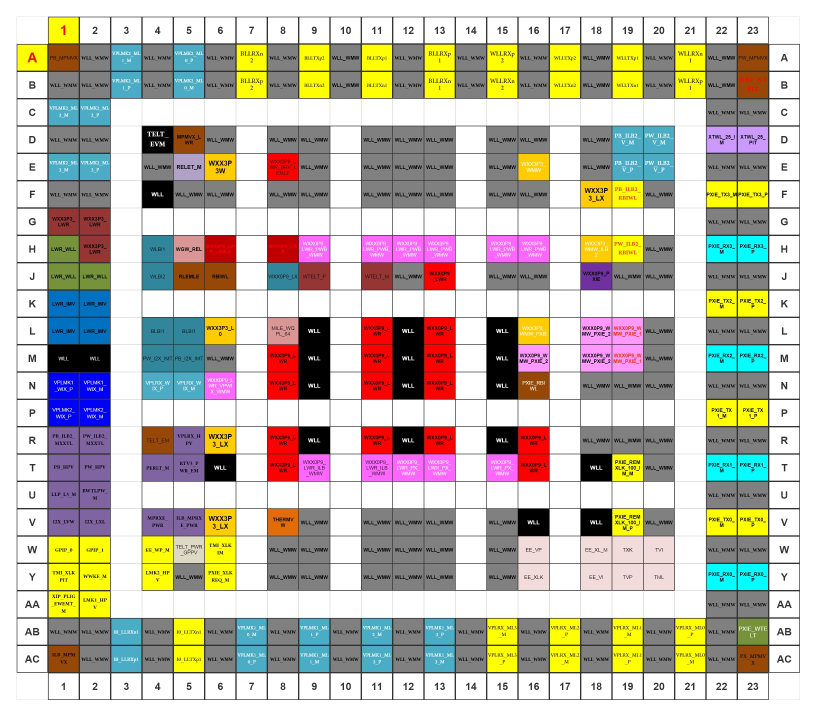
#> input picture 初賽/image_data/FPK_04.jpg, 2450 x 2150 px, found by its file name (shown at 1/3 size)
$ python Done04.py
#> lines starting #> are read from the running program, lines starting #| are printed output that depends on the picture; after the words box and inside, x2 and y2 are one past the last pixel; in counts of white or black regions, pixels touching at a corner belong together
#!/usr/bin/env python
# coding: utf-8
import numpy as np
import pytesseract
import os
import cv2
import matplotlib.pyplot as plt
from PIL import Image,ImageDraw
from collections import defaultdict
import time
from openpyxl import Workbook

tStart = time.time()
pytesseract.pytesseract.tesseract_cmd = '.\Tesseract-OCR\\tesseract.exe'

print("Start!! it will not show the output\n")
im = Image.open("./FPK_04.jpg")
#> im is the input picture: PIL image 2450x2150 RGB; mean R, G, B 191.5, 186.2, 173.5
path = "./cut04/"
if os.path.isdir(path):
    command = "rmdir /s /q \"%s\""
    command = command % path
    result = os.system(command)
os.mkdir(path)

index_x=[]
for i in range(0,23+2):
    index_x.append(str(i))

index_y = ['index1','A','B','C','D','E','F','G','H','J','K','L','M','N','P','R','T','U','V','W',
           'Y','AA','AB','AC','index2']

def box_cut(left, upper, right, lower):
    region = im.crop((left, upper, right, lower))
    return region

def box_ranges_from_array(lis,a,b):

    if lis[b]-lis[a] == 1:
        return False
    else:
        return True
def cutpic():
    image_color = cv2.imread("./FPK_04.jpg")
    im_h ,im_w,color_channel = image_color.shape
#> im_h = 2150; im_w = 2450; color_channel = 3
    image = cv2.cvtColor(image_color, cv2.COLOR_BGR2GRAY)
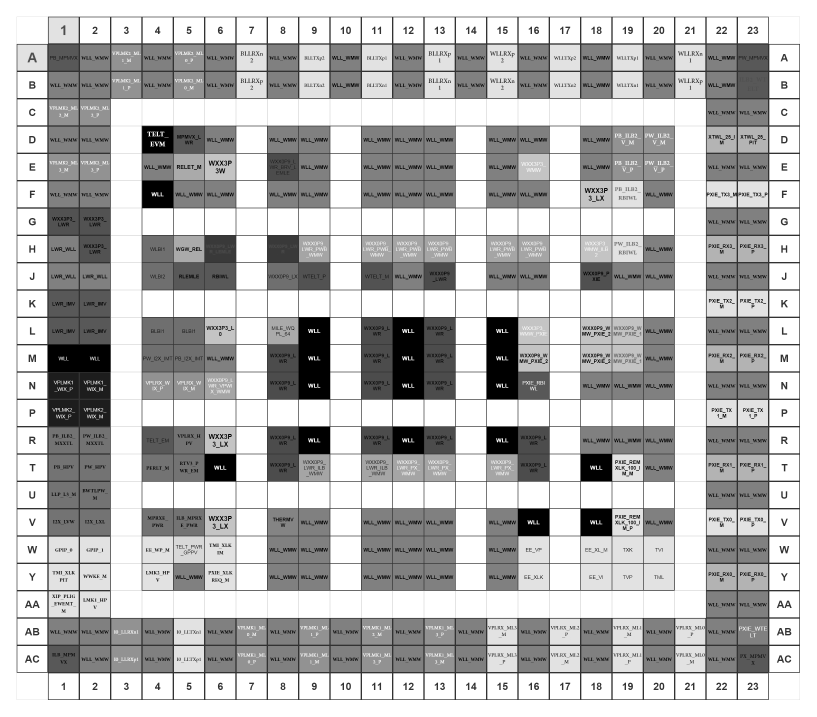
#> image: shape (2150, 2450) (shown at 1/3 size); min 0, max 255, mean 186.3
    adaptive_threshold = cv2.adaptiveThreshold(
        image,
        255,
        cv2.ADAPTIVE_THRESH_GAUSSIAN_C,
        cv2.THRESH_BINARY_INV, 11, 2)
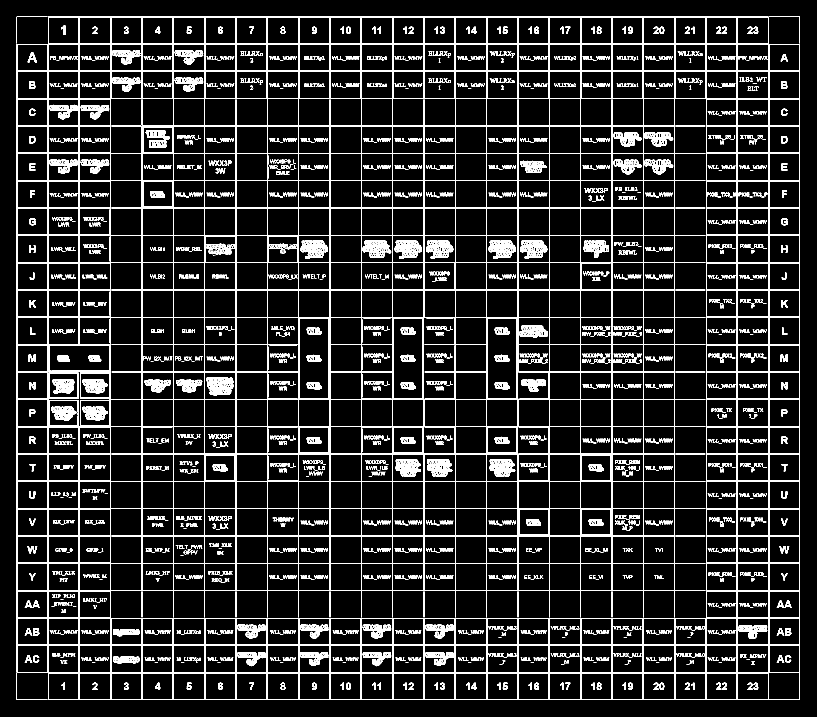
#> adaptive_threshold: shape (2150, 2450) (shown at 1/3 size); 10.2% white; 2573 white regions (450 under 20 px), largest, box (x1, y1, x2, y2) and area: (50, 50, 2400, 2100) 179617, (425, 377, 2024, 1772) 128133, (619, 1131, 702, 1187) 2529
    vertical_sum = np.sum(adaptive_threshold, axis=0)
#> vertical_sum = 2450 values, max 522750 at index 330, min 0 at index 0, mean 56054.8
    vertical = vertical_sum/255
#> vertical = 2450 values, max 2050 at index 330, min 0 at index 0, mean 219.8

    horizontal_sum = np.sum(adaptive_threshold, axis=1)
#> horizontal_sum = 2150 values, max 599250 at index 132, min 0 at index 0, mean 63876.4
    horizontal= horizontal_sum/255
#> horizontal = 2150 values, max 2350 at index 132, min 0 at index 0, mean 250.5
    #使用plt.plot畫(x ,y)曲線

    box_x = np.where(vertical > (im_h/2)) #400大約為圖像高度的一半
    box_y = np.where(horizontal > (im_w/2))

    Box_x = box_x[0]
#> Box_x = 60 values from 50 to 2399
    listx = Box_x.tolist()
#> listx = 60 values from 50 to 2399
    #print(Box_x)

    Box_y = box_y[0]
#> Box_y = 61 values from 50 to 2099
    listy = Box_y.tolist()
#> listy = 61 values from 50 to 2099

    for k in range(len(listx)-1):
        if listx[k+1]-listx[k]==1:
            listx[k]=0
#> this loop made 59 passes
#> after the loop, listx = 60 values, max 2399 at index 59, min 0 at index 0, mean 530.9
    for k in range(len(listy)-1):
        if listy[k+1]-listy[k]==1:
            listy[k]=0
#> this loop made 60 passes
#> after the loop, listy = 61 values, max 2099 at index 60, min 0 at index 0, mean 458.3

    while 0 in listx:
        listx.remove(0)
#> this loop made 34 passes
#> after the loop, listx = 26 values from 51 to 2399
    while 0 in listy:
        listy.remove(0)
#> this loop made 35 passes
#> after the loop, listy = 26 values from 51 to 2099

    index_x=[]
    for i in range(0,23+2):
        index_x.append(str(i))
    index_y = ['index1','A','B','C','D','E','F','G','H','J','K','L','M','N','P','R','T','U','V','W',
            'Y','AA','AB','AC','index2']


    blank_table = [] #二值化圖片的空矩陣
    for j in range(int(len(listy))-1):
        if box_ranges_from_array(listy,j,j+1):
            for i in range(int(len(listx))-1):
                if box_ranges_from_array(listx,i,i+1):
                    table = []
                    new = box_cut(listx[j],listy[i],listx[j+1],listy[i+1]) #裁成小圖
                    grey_image = new.convert('L') #轉為灰度圖
                    grey_image.save("./cut04/" +str(index_y[i])+str(index_x[j]) +".jpg")

                    #二值化圖片#有些效果不好
                    threshold = np.max(grey_image)*0.85
                    for k in range(256):
                        if k < threshold:
                            table.append(0)
                        else:
                            table.append(1)
                    ##table = find_array_frame(256,threshold,blank_table)

                    bin_image = grey_image.point(table, '1')
#> this loop made 25 passes
#> pass 1, in box_cut, `region = im.crop((left, upper, right, lower))`:
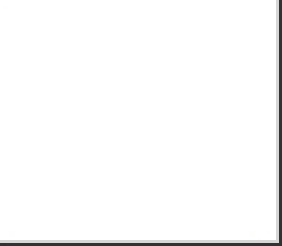
#> region: PIL image 94x82 RGB (shown 3 times larger); mean R, G, B 249.4, 249.4, 249.4
#> pass 1, in box_cut (call 2), `region = im.crop((left, upper, right, lower))`:
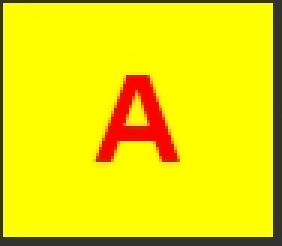
#> region: PIL image 94x82 RGB (shown 3 times larger); mean R, G, B 235.8, 224.5, 5.5
#> pass 1, in cutpic, `grey_image.save("./cut04/" +str(index_y[i])+str(index_x[j]) +".jpg")`:
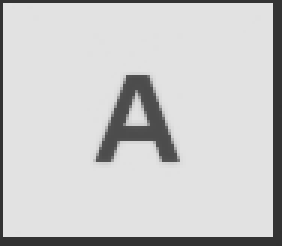
#> saved as A0.jpg: PIL image 94x82 L (shown 3 times larger); min 49, max 227, mean 203
#> after the loop:
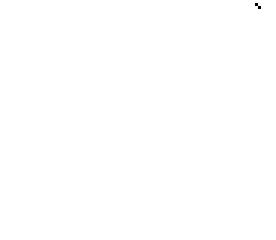
#> grey_image: PIL image 92x80 L (shown 3 times larger); values 254 (black) and 255 (white), 100% white; black in thin lines or dots, all inside (x1, y1, x2, y2) = (85, 1, 87, 3)
                    #bin_image.save("C:/Users/USER/Desktop/Game/cut04/" +str(cnt) +".jpg")


def identify(ws):
    flag1=0
#> flag1 = 0
    plus_cnt=0
    dirs = os.listdir( path )

    for filename in dirs:
        blank=0
        name = [  str(x) for x in filename.split( '.' )]
        for k in range(3,22):
            if name[0]=='C'+str(k) or name[0]=="G"+str(k) or name[0]=='K'+str(k) or name[0]=='P'+str(k) or name[0]=="U"+str(k) or name[0]=="AA"+str(k):
                blank=1
                break
        for k in range(3,22):
            if name[0]==index_y[k]+'3' or name[0]==index_y[k]+'7'or name[0]==index_y[k]+'10'or name[0]==index_y[k]+'14'or name[0]==index_y[k]+'17'or name[0]==index_y[k]+'21':
                blank=1
                break
        if blank==1:
            continue

        flag=0
        img = cv2.imread(path+filename)
        im_h,im_w,tmp=img.shape
        img = img[5:im_h-5, 2:im_w-2]
        # img = cv2.copyMakeBorder(img,5,5,5,5, cv2.BORDER_CONSTANT,value=[255,255,255])
        im_h,im_w,tmp=img.shape
        # print(a.shape)
        a=cv2.resize(img,(im_w*10,im_h*10))
        # cv2.imshow("img",a)
        # cv2.waitKey(0)
        code=pytesseract.image_to_string(a,lang='eng',config='-psm 6 digits')#,lang='eng',config='-psm 7 digits'
        flag=0
        for k in range(len(code)):
            if(code[k]=='_'):
                flag=1
        if flag==0:
            code=code.replace(" ", "_",2)
        code=code.replace(" ", "",5)
        code=code.replace("\'", "",5)
        code=code.replace("\n", "",5)
        code=code.replace("O", "0",3)
        code=code.replace("o", "0",3)
        code=code.replace("I1", "1",1)
        code=code.replace("Xx", "XX",1)
        code=code.replace("XxX", "XX",1)
        code=code.replace("xXx", "XX",1)
        code=code.replace("XXx", "XX",1)
        code=code.replace("0_P", "0P",1)
        if len(code)>5 and code[:3]=='WLL' and code[3]!='_':
                code=code[:3]+'_'+code[3:]
        if len(code)>3 and str.isupper(code[len(code)-1])==False:
                code=code[:len(code)-1]
        if len(code)>=8 :
            for k in range(len(code)):
                if str.isdigit(code[k])==True and k+1<len(code) and code[k+1]!='_':
                    code=code[:k+1]+"_"+code[k+1:]
        if len(code)>1 and code[len(code)-2]=='X':
            if int(plus_cnt/2)%2==0:
                code+='1'
            else:
                code+='2'
            plus_cnt+=1


        if code.find("_LWR_PWB_WMW")!=-1:
            code="WXX0P9_LWR_PWB_WMW"
        if len(code)==12 and code[8]=='I':
            code=code[:8]+'1'+code[9:]

        print(name[0],code)
        ws.append([name[0],code.encode("utf8").decode("cp950", "ignore")])

if __name__ == '__main__':
    wb = Workbook()
    ws = wb.active
    ws.append(["NUMBER","CONTENT"])
    cutpic()
    identify(ws)
    wb.save('FPK_04.xlsx')
    tEnd = time.time()
    print ("total cost %f sec" % (tEnd - tStart))#會自動做近位
    print (tEnd - tStart)#原型長這樣

$ run again, with 初賽/image_data/FPK_01.jpg copied over 初賽/image_data/FPK_04.jpg
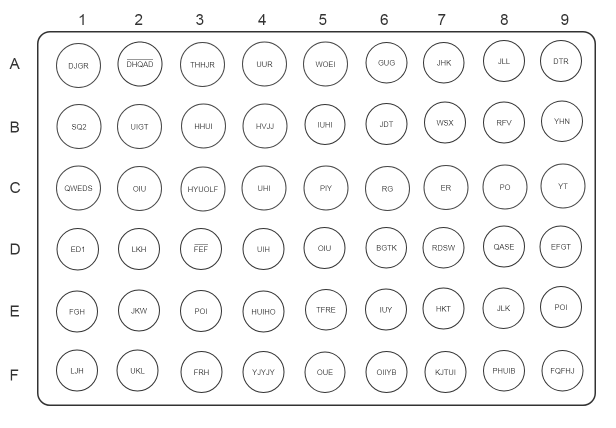
#> input picture 初賽/image_data/FPK_01.jpg, 1231 x 856 px, found by its file name (shown at 1/2 size)
#> im is the input picture: PIL image 1231x856 RGB; min 49, max 255, mean 246
#> in cutpic, `adaptive_threshold = cv2.adaptiveThreshold( image, 255, cv2.ADAPTIVE_T..`:
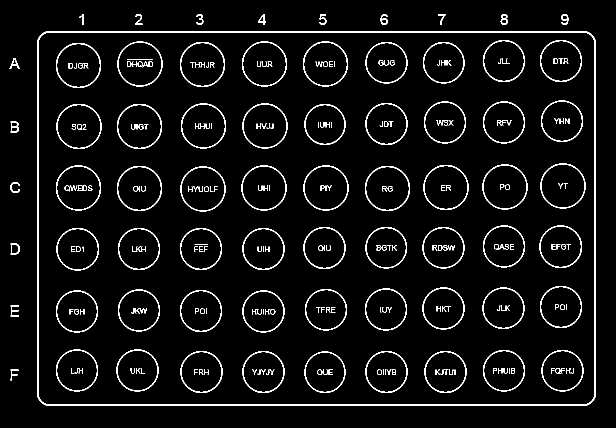
#> adaptive_threshold: shape (856, 1231) (shown at 1/2 size); 5% white in thin lines or dots, all inside (x1, y1, x2, y2) = (19, 28, 1192, 812)
#> vertical_sum = 1231 values, max 183600 at index 76, min 0 at index 0, mean 10918.6
#> vertical = 1231 values, max 720 at index 76, min 0 at index 0, mean 42.82
#> horizontal_sum = 856 values, max 277440 at index 64, min 0 at index 0, mean 15701.9
#> horizontal = 856 values, max 1088 at index 64, min 0 at index 0, mean 61.58
#> box_x = ([74, 75, 76, 1189, 1190, 1191],)
#> box_y = ([62, 63, 64, 809, 810, 811],)
#> Box_x = [74, 75, 76, 1189, 1190, 1191]
#> Box_y = [62, 63, 64, 809, 810, 811]
#> the loop in cutpic, `for k in range(len(listx)-1):` made 5 passes
#> after the loop in cutpic, `for k in range(len(listx)-1):`: listx = [0, 0, 76, 0, 0, 1191]
#> the loop in cutpic, `for k in range(len(listy)-1):` made 5 passes
#> after the loop in cutpic, `for k in range(len(listy)-1):`: listy = [0, 0, 64, 0, 0, 811]
#> the loop in cutpic, `while 0 in listx:` made 4 passes
#> after the loop in cutpic, `while 0 in listx:`: listx = [76, 1191]
#> the loop in cutpic, `while 0 in listy:` made 4 passes
#> after the loop in cutpic, `while 0 in listy:`: listy = [64, 811]
#> the loop in cutpic, `for j in range(int(len(listy))-1):` made 1 pass
#> pass 1, in box_cut, `region = im.crop((left, upper, right, lower))`:
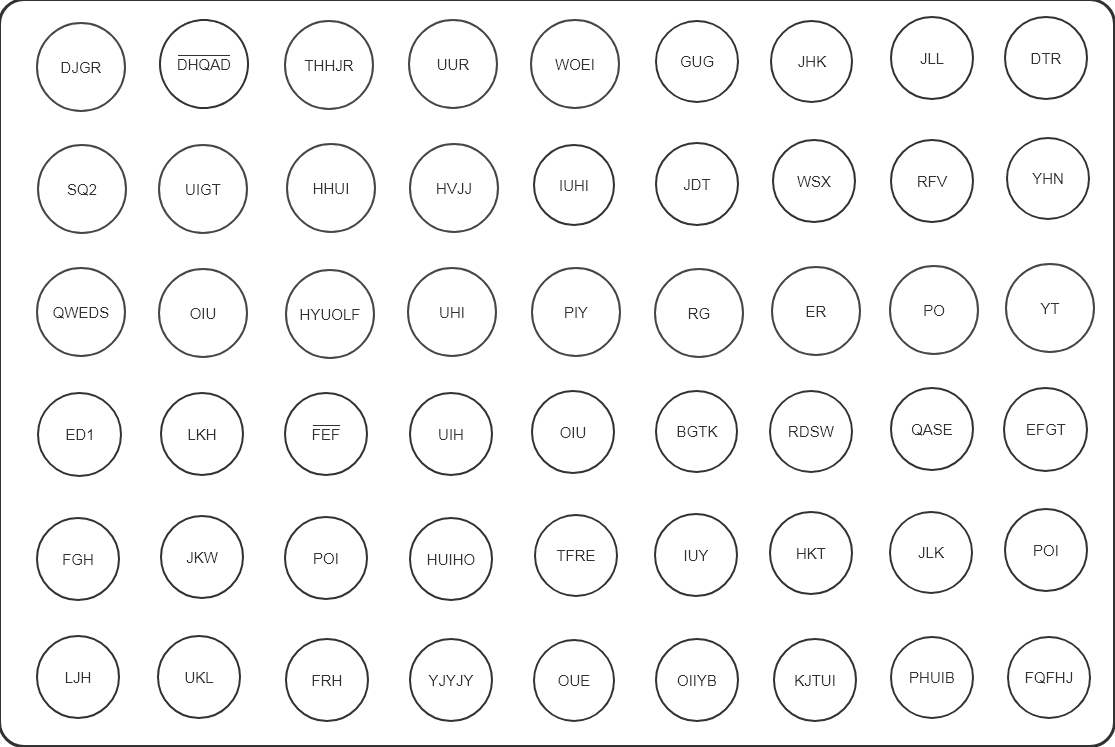
#> region: PIL image 1115x747 RGB; min 49, max 255, mean 245.4
#> flag1 = 0

$ run again, with 初賽/image_data/FPK_03.jpg copied over 初賽/image_data/FPK_04.jpg
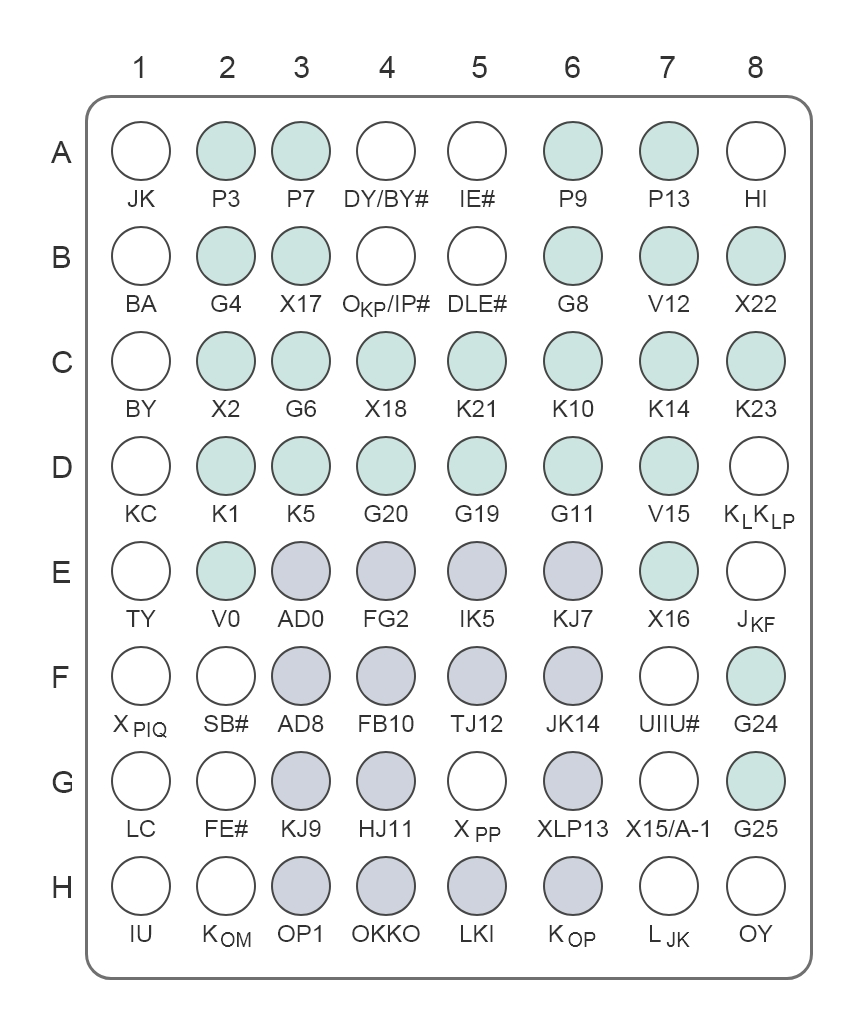
#> input picture 初賽/image_data/FPK_03.jpg, 863 x 1030 px, found by its file name
#> im is the input picture: PIL image 863x1030 RGB; mean R, G, B 239.2, 241.1, 241.3
#> in cutpic, `adaptive_threshold = cv2.adaptiveThreshold( image, 255, cv2.ADAPTIVE_T..`:
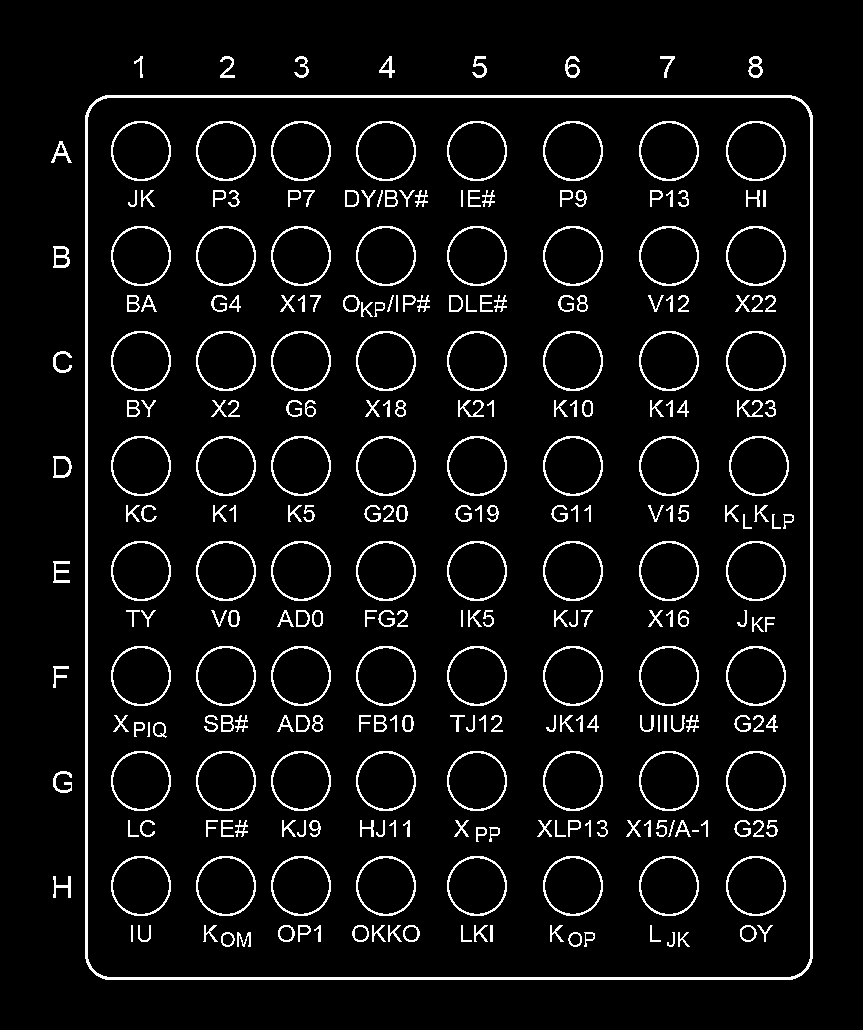
#> adaptive_threshold: shape (1030, 863); 6.1% white in thin lines or dots, all inside (x1, y1, x2, y2) = (51, 56, 813, 980)
#> vertical_sum = 863 values, max 218025 at index 87, min 0 at index 0, mean 15954.5
#> vertical = 863 values, max 855 at index 87, min 0 at index 0, mean 62.57
#> horizontal_sum = 1030 values, max 177990 at index 97, min 0 at index 0, mean 13367.7
#> horizontal = 1030 values, max 698 at index 97, min 0 at index 0, mean 52.42
#> box_x = ([85, 86, 87, 810, 811, 812],)
#> box_y = ([95, 96, 97, 977, 978, 979],)
#> Box_x = [85, 86, 87, 810, 811, 812]
#> Box_y = [95, 96, 97, 977, 978, 979]
#> the loop in cutpic, `for k in range(len(listx)-1):` made 5 passes
#> after the loop in cutpic, `for k in range(len(listx)-1):`: listx = [0, 0, 87, 0, 0, 812]
#> the loop in cutpic, `for k in range(len(listy)-1):` made 5 passes
#> after the loop in cutpic, `for k in range(len(listy)-1):`: listy = [0, 0, 97, 0, 0, 979]
#> the loop in cutpic, `while 0 in listx:` made 4 passes
#> after the loop in cutpic, `while 0 in listx:`: listx = [87, 812]
#> the loop in cutpic, `while 0 in listy:` made 4 passes
#> after the loop in cutpic, `while 0 in listy:`: listy = [97, 979]
#> the loop in cutpic, `for j in range(int(len(listy))-1):` made 1 pass
#> pass 1, in box_cut, `region = im.crop((left, upper, right, lower))`:
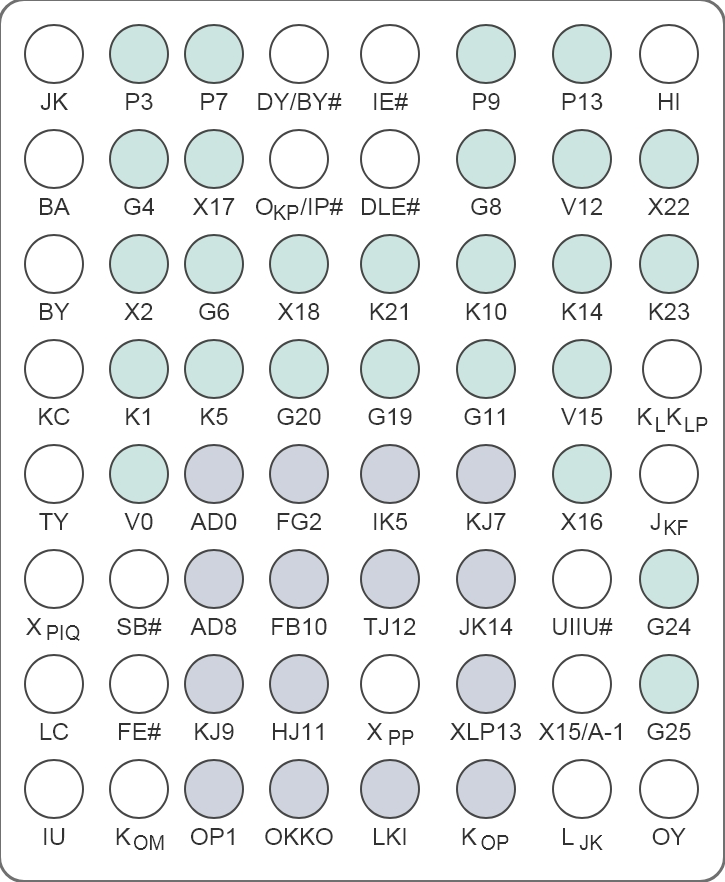
#> region: PIL image 725x882 RGB; mean R, G, B 234.8, 237.5, 237.7
#> flag1 = 0
